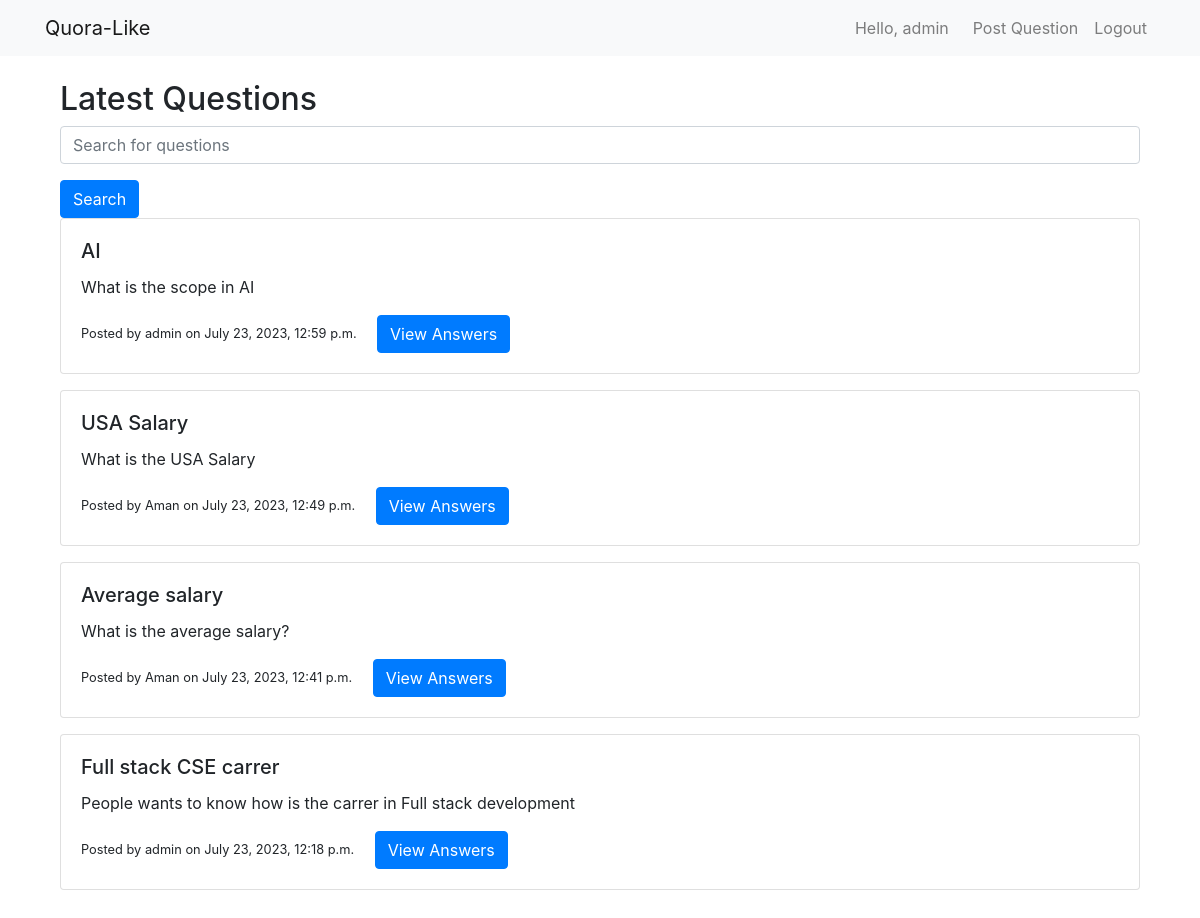
The app's page / (signed in) with its own data.
### myapps/models.py (models this page shows)
class Question(models.Model):
    title = models.CharField(max_length=200)
    content = models.TextField()
    author = models.ForeignKey(User, on_delete=models.CASCADE)
    created_at = models.DateTimeField(auto_now_add=True)
    is_approved = models.BooleanField(default=False)

### myapps/views.py (the view)
# urls.py: path('', views.front_page, name='home'),
@login_required
def front_page(request):
    questions = Question.objects.filter(is_approved=True).order_by('-created_at')[:10]
    answers = Answer.objects.filter(is_approved=True)
    return render(request, 'front_page.html', {'questions': questions, 'answers': answers})

### myapps/templates/front_page.html
{% extends 'base.html' %}
{% block content %}
<div class="container">
  <h2>Latest Questions</h2>
  <form method="get">
    <div class="form-group">
      <input type="text" class="form-control" name="q" placeholder="Search for questions">
    </div>
    <button type="submit" class="btn btn-primary">Search</button>
  </form>
  {% if questions %}
    {% for question in questions %}
      {% if question.is_approved %}
        <div class="card mb-3">
          <div class="card-body">
            <h5 class="card-title">{{ question.title }}</h5>
            <p class="card-text">{{ question.content }}</p>
            <small>Posted by {{ question.author.username }} on {{ question.created_at }}</small>
            <a href="{% url 'view_question' question.id %}" class="btn btn-primary ml-3">View Answers</a>
          </div>
        </div>
      {% endif %}
    {% endfor %}
  {% else %}
    <p>No questions available.</p>
  {% endif %}
</div>
{% endblock %}

### myapps/templates/base.html (shortened to what this page needs)
<!DOCTYPE html>
<html lang="en">
<head>
  <link rel="stylesheet" href="https://stackpath.bootstrapcdn.com/bootstrap/4.5.2/css/bootstrap.min.css">
</head>
<body>
  <nav class="navbar navbar-expand-lg navbar-light bg-light">
    <div class="container">
      <a class="navbar-brand" href="{% url 'home' %}">Quora-Like</a>
      <ul class="navbar-nav ml-auto">
        {% if user.is_authenticated %}
          <li class="nav-item">
            <span class="navbar-text mr-3">Hello, {{ user.username }}</span>
          </li>
          <li class="nav-item">
            <a class="nav-link" href="{% url 'post_question' %}">Post Question</a>
          </li>
          <li class="nav-item">
            <a class="nav-link" href="{% url 'logout' %}">Logout</a>
          </li>
        {% endif %}
      </ul>
    </div>
  </nav>
  <div class="container py-4">
    {% block content %}
    {% endblock %}
  </div>
</body>
</html>

### records on screen
Question: title "AI", content "What is the scope in AI", author.username "admin", created_at "July 23, 2023, 12:59 p.m."
Question: title "USA Salary", content "What is the USA Salary", author.username "Aman", created_at "July 23, 2023, 12:49 p.m."
Question: title "Average salary", content "What is the average salary?", author.username "Aman", created_at "July 23, 2023, 12:41 p.m."
Question: title "Full stack CSE carrer", content "People wants to know how is the carrer in Full stack development", author.username "admin", created_at "July 23, 2023, 12:18 p.m."

### other values on screen
{{ user.username }} "admin"
